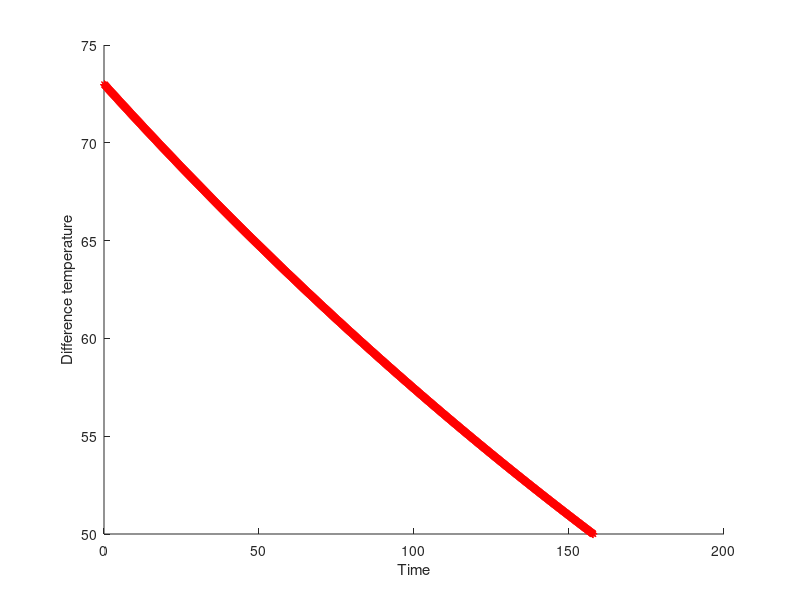

The MATLAB script that drew this image:
clear all:;clc;close all;
% tCylindarial tank filled

D=input('tank diameter = '); % unit m
h=input('tank height = '); % unit m
r=input('tank out radius = ');  % unit m


%input data

u=13; % kg-cal/m2-k-min
A=pi*r^2+2*pi*r*h;  % surface area
ro=1000;  %kg/m3  density of mix
Cp=1735; %  kg-cal/kg-k
m=3/4*(ro*pi*r^2*h);  % mass of mix
Ts=373; %k   % steam temperature
Dt=40; %itteration
Tm=300;   %small be than Ts %unit k

%Option A, feasibility of user data

if D>0 % higher than zero
    disp('D value is higher than zero');
else
    k=1; % for constant for while loop
    while k==1;  %
        disp('D value is lower than zero, and again input D')
        D=input('tank diameter = ');
        
        if D>0 % higher than zero
            disp('D value is higher than zero');
            k=2;  % constant
        end
    end
end


if h>0 % higher than zero
    disp('h value is higher than zero');
else
    k=1; % for constant for while loop
    while k==1;  %
        disp('h value is lower than zero, and again input h')
        h=input('tank diameter = ');
        
        if h>0 % higher than zero
            disp('h value is higher than zero');
            k=2;  % constant
        end
    end
end


if r>0 % higher than zero
    disp('r value is higher than zero');
else
    k=1; % for constant for while loop
    while k==1;  %
        disp('r value is lower than zero, and again input r')
        r=input('tank out radius = ');
        if r>0 % higher than zero
            disp('r value is higher than zero');
            k=2;  % constant
        end
    end
end


if Ts>Tm % higher
    disp('Tsteam higher than Tmix');
else
    k=1; % for constant for while loop
    while k==1;  %
        disp('Tsteam lower than Tmix and again Tmix')
        Tm=input('mix temperature = ');
        if Ts>Tm %
            disp('Tsteam higher than Tmix');
            k=2;  % constant
        end
    end
end

%Option B

DTi=Ts-Tm;  %initial Diffeerence temperature
kk=1; % constant for while loop
s=0;  % constant for time

while kk==1;
    DTi1=DTi-(Dt*((u*A)/(m*Cp)))*DTi;
    
    % for final time
    s=s+1;
    
    DTi=DTi1
    
    if abs(DTi)<=50;  % loop break for temperature difference is  value 
       break  % while loop is stopped
    end
    
    % Option D
    
    hold on
    plot((s/10),DTi,'r*')  % graph (DT,t)
    xlabel(' Time ')
    ylabel(' Difference temperature ')
   
    
end


% final time
Time=s/10;  % Time
disp('mix time , unit minute ')
Time


